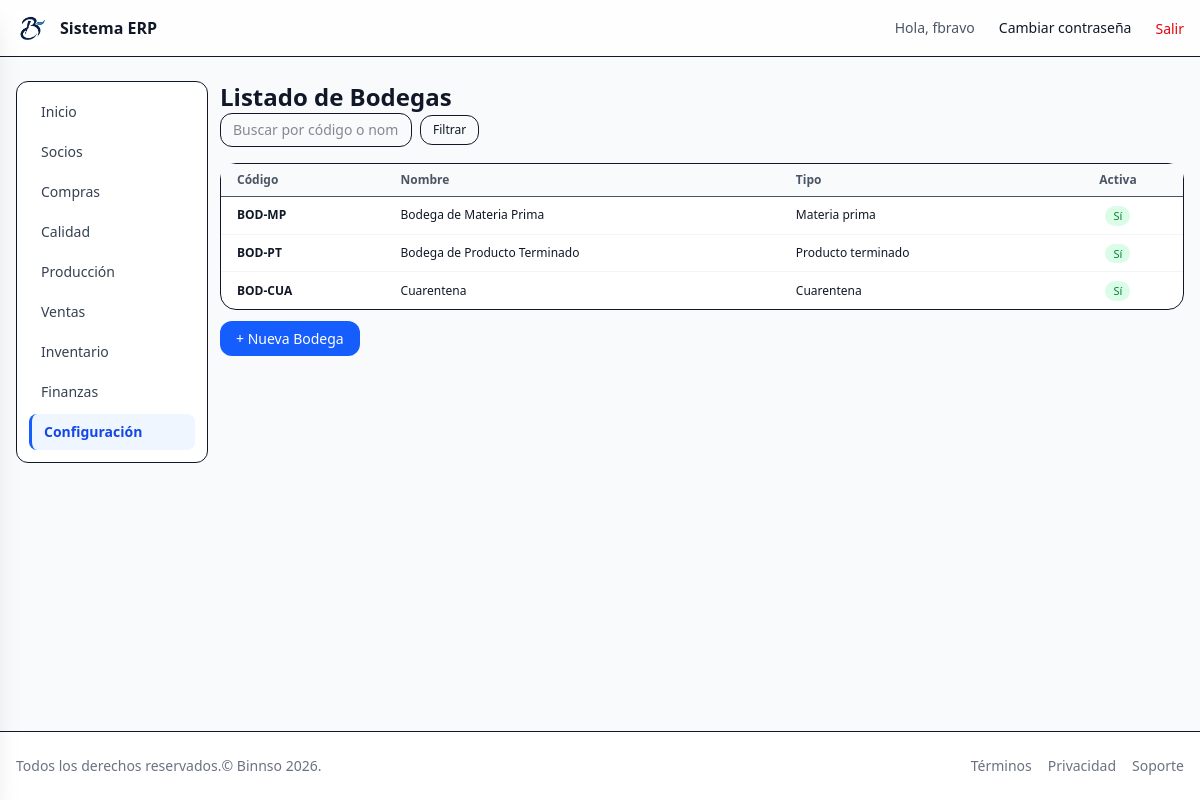
Page /core/warehouse/list/ (signed in) on the committed database.
### core/models.py (models this page shows, shortened)
class AuditModel(models.Model):
    created_at = models.DateTimeField(auto_now_add=True)
    updated_at = models.DateTimeField(auto_now=True)
    created_by = models.ForeignKey(settings.AUTH_USER_MODEL, null=True, blank=True,
    related_name="%(class)s_created", on_delete=models.SET_NULL)
    updated_by = models.ForeignKey(settings.AUTH_USER_MODEL, null=True, blank=True,
    related_name="%(class)s_updated", on_delete=models.SET_NULL)
    class Meta:
        abstract = True

class Warehouse(AuditModel):
    code = models.CharField(max_length=20,unique=True,
    help_text="Código interno de bodega (ej: BOD-CUA, BOD-MP, BOD-PT)"
    )
    name = models.CharField(max_length=100,
    help_text="Nombre descriptivo (ej: Bodega de cuarentena)"
    )
    type = models.CharField(max_length=20,choices=WarehouseType.choices,default=WarehouseType.OTHER,
    help_text="Tipo de bodega según clasificación regulatoria/operativa"
    )
    is_active = models.BooleanField(default=True)
    is_default_quarantine = models.BooleanField(default=False,
    help_text="Usar como bodega de cuarentena por defecto en recepción"
    )
    is_default_for_raw = models.BooleanField(default=False,
    help_text="Bodega por defecto para materia prima liberada"
    )
    is_default_fg_released = models.BooleanField(
        default=False,
        help_text="Bodega por defecto para producto terminado liberado."
    )
    class Meta:
        verbose_name = "Bodega"
        verbose_name_plural = "Bodegas"

### core/views.py (the view)
# urls.py: path('warehouse/list/', WarehouseListView.as_view(), name='warehouse_list'),
class WarehouseListView(LoginRequiredMixin, ModulePermissionMixin, View):
    permission_required = "core.view_warehouse"
    template_name = 'core/warehouse_list.html'
    def get(self, request):
        qs = Warehouse.objects.all()
        q = request.GET.get("q", "").strip()
        if q:
            qs = qs.filter(
                models.Q(code__icontains=q) | models.Q(name__icontains=q)
            )
        return render(request, self.template_name, {'warehouses': qs})

### core/context_processors.py (called while the page is built, shortened)
def module_access(request):
    user = getattr(request, "user", None)
    if user is None or not user.is_authenticated:
        return {"modules": {k: False for k in MODULE_APP_MAP}}
    if user.is_superuser or user.groups.filter(name="admin").exists():
        return {"modules": {k: True for k in MODULE_APP_MAP}}

### core/mixins.py (called while the page is built)
    def has_permission(self):
        user = self.request.user
        if user.is_superuser or user.groups.filter(name="admin").exists():
            return True
        return super().has_permission()

### templates/core/warehouse_list.html (shortened to what this page needs)
{% extends 'layouts/app.html' %}
{% block app_header %}
  <h1 class="text-2xl font-bold">Listado de Bodegas</h1>
{% endblock %}
{% block app_content %}
  <form method="get" class="mb-4 flex items-center gap-2 text-sm">
    <input type="text" name="q" value="{{ request.GET.q|default_if_none:'' }}"
           placeholder="Buscar por código o nombre…"
           class="w-48 rounded-xl border px-3 py-1.5 text-sm focus:outline-none focus:ring-1 focus:ring-blue-500" />
    <button type="submit" class="rounded-xl border px-3 py-1.5 text-xs hover:bg-gray-50">Filtrar</button>
  </form>
  <div class="bg-white rounded-2xl border">
    <table class="min-w-full text-sm">
      <thead>
        <tr class="border-b bg-gray-50 text-xs font-semibold text-gray-600">
          <th class="px-4 py-2 text-left">Código</th>
          <th class="px-4 py-2 text-left">Nombre</th>
          <th class="px-4 py-2 text-left">Tipo</th>
          <th class="px-4 py-2 text-center">Activa</th>
        </tr>
      </thead>
      <tbody class="divide-y divide-gray-100">
        {% for warehouse in warehouses %}
          <tr class="hover:bg-gray-50">
            <td class="px-4 py-2 text-xs font-semibold">{{ warehouse.code }}</td>
            <td class="px-4 py-2 text-xs">{{ warehouse.name }}</td>
            <td class="px-4 py-2 text-xs">{{ warehouse.get_type_display }}</td>
            <td class="px-4 py-2 text-center">
              {% if warehouse.is_active %}
                <span class="inline-flex rounded-full bg-green-100 px-2 py-0.5 text-[11px] text-green-700">Sí</span>
              {% else %}
                <span class="inline-flex rounded-full bg-red-100 px-2 py-0.5 text-[11px] text-red-700">No</span>
              {% endif %}
            </td>
          </tr>
        {% empty %}
          <tr>
            <td colspan="4" class="px-4 py-6 text-center text-sm text-gray-500">No hay bodegas registradas.</td>
          </tr>
        {% endfor %}
      </tbody>
    </table>
  </div>
  <div class="mt-4">
    <a href="{% url 'core:warehouse_create' %}"
       class="rounded-xl bg-blue-600 px-4 py-2 text-sm font-medium text-white hover:bg-blue-700">
      + Nueva Bodega
    </a>
  </div>
{% endblock %}

### templates/partials/_navbar.html (shortened to what this page needs)
{% load static %}
<header class="bg-white/80 backdrop-blur border-b">
  <div class="container mx-auto max-w-7xl px-4 py-3 flex items-center justify-between">
    <a href="{% url 'dashboard' %}" class="flex items-center gap-3">
      <img src="{% static 'img/logo.png' %}" alt="Logo" class="h-8 w-8" />
      <span class="font-semibold">Sistema ERP</span>
    </a>
    <nav class="hidden md:flex items-center gap-6">
      {% if request.user.is_authenticated %}
        <span class="text-sm text-gray-600">Hola, {{ request.user.get_username }}</span>
        <a href="{% url 'password_change' %}" class="text-sm hover:underline">Cambiar contraseña</a>
        <form method="post" action="{% url 'logout' %}" class="inline">
          <button type="submit" class="text-sm text-red-600 hover:underline">
          Salir
        </button>
          </form>
      {% else %}
        <a href="{% url 'login' %}" class="text-sm text-blue-600 hover:underline">Iniciar sesión</a>
      {% endif %}
    </nav>
  </div>
</header>

### rows in the picture
Warehouse: code "BOD-MP", name "Bodega de Materia Prima", type "Materia prima", is_active "Sí"
Warehouse: code "BOD-PT", name "Bodega de Producto Terminado", type "Producto terminado", is_active "Sí"
Warehouse: code "BOD-CUA", name "Cuarentena", type "Cuarentena", is_active "Sí"

### other values in the picture
{{ request.user.get_username }} "fbravo"
